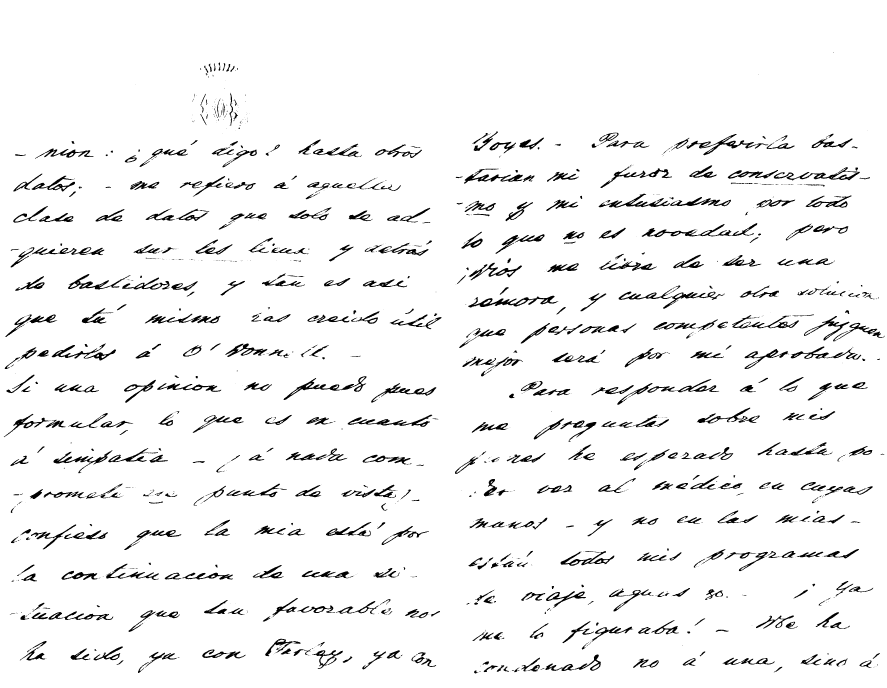
#> input picture met_1_vec_0_sig_-1_thr_180_binImg.png, 3546 x 2752 px (shown at 1/4 size)
$ python hist_horiz.py
#> lines starting #> are read from the running program, lines starting #| are printed output that depends on the picture; after the words box and inside, x2 and y2 are one past the last pixel; in counts of white or black regions, pixels touching at a corner belong together
### src/Separacion.py
import cv2
import numpy as np


class Separacion:
    def vert_hist(self, img):
        hist = np.sum(img, 1)
        return hist

    def hor_hist(self, img):
        hist = np.sum(img, 0)
        return hist

    # Entrada: Histograma horizontal
    # Salida: Tuplet: (Coordenada horizontal de la división de la página, longitud de la racha máxima de mínimos en el
    #       histograma). El segundo valor del tuplet se utiliza para saber si el documento tiene una columna de texto
    #       únicamente y no necesita ser dividido
    def columnas(self, histograma):
        long = histograma.size
        min_i = round(long / 3, 0)
        max_i = round(2 * long / 3, 0)
        suma = 0
        hueco = 0
        tam_hueco = 0
        min_x_actual = float('Inf')
        max_x_actual = 0
        min_x_hueco = float('Inf')
        max_x_hueco = 0

        for x in range(int(min_i), int(max_i)):
            if histograma[x] <= 10:
                suma += 1
                if min_x_actual == float('Inf'):
                    min_x_actual = x
            else:
                hueco = suma
                suma = 0
                max_x_actual = x

            if hueco > tam_hueco:
                tam_hueco = hueco
                min_x_hueco = min_x_actual
                max_x_hueco = max_x_actual

        res_x = round((max_x_hueco - min_x_hueco) / 2, 0) + min_x_hueco
        return int(res_x)

    # Entrada: Histograma vertical
    # Entrada: Valor mínimo sobre el que realizar la media para colocar las líneas de separación
    # Salidas: Vectores de coordenadas 'y' de inicio y final de línea
    # [121 lines left out: functions filas, palabras, ajustar, ampliar, not called in this run]

### src/hist_horiz.py
import cv2
import numpy as np
import matplotlib.pyplot as plt
from src import Separacion

separar = Separacion.Separacion()

img = cv2.imread('../met_1_vec_0_sig_-1_thr_180_binImg.png', 0)
#> img: shape (2752, 3546); 95.1% white; 1392 black regions (772 under 20 px), largest, box (x1, y1, x2, y2) and area: (2567, 892, 3029, 949) 5285, (1873, 1183, 2231, 1230) 5034, (1134, 1505, 1466, 1600) 4572

hist = separar.hor_hist(img)
#> in hor_hist, `hist = np.sum(img, 0)`: hist = 3546 values, max 701760 at index 0, min 638265 at index 1945, mean 667683
plt.plot(hist)
plt.show()
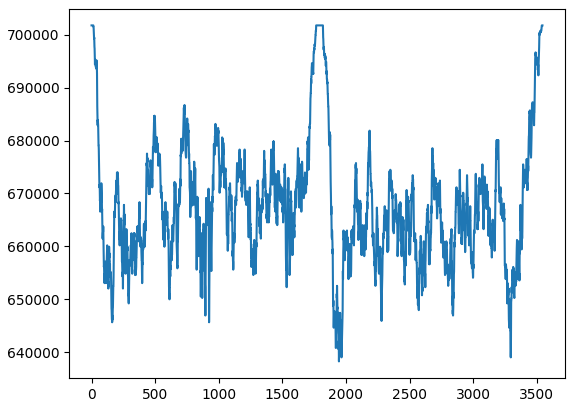
#> figure drawn by matplotlib, 1 panel; curve peaks at x = 0, y = 701760

divx = separar.columnas(hist)
#> after the loop in columnas, `for x in range(int(min_i), int(max_i)):`: max_x_hueco = 0; min_x_actual = inf; tam_hueco = 0
#> in columnas, `res_x = round((max_x_hueco - min_x_hueco) / 2, 0) + min_x_hueco`: res_x = nan
#> (the run stopped early here; a loop or call above may not have finished)

$ run again, with met_0_vec_2_sig_-1_thr_0_binImg.png copied over met_1_vec_0_sig_-1_thr_180_binImg.png
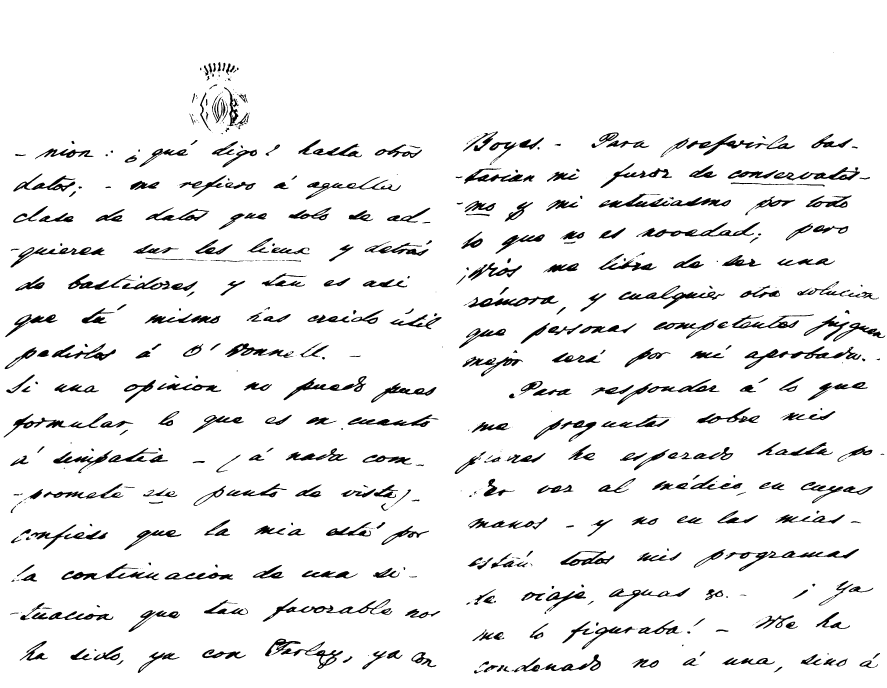
#> input picture met_0_vec_2_sig_-1_thr_0_binImg.png, 3546 x 2752 px (shown at 1/4 size)
#> img: shape (2752, 3546); 93.7% white; 613 black regions (152 under 20 px), largest, box (x1, y1, x2, y2) and area: (2978, 1385, 3446, 1477) 7928, (1051, 2391, 1569, 2487) 7091, (2545, 888, 3040, 949) 6895
#> in hor_hist, `hist = np.sum(img, 0)`: hist = 3546 values, max 701760 at index 0, min 618375 at index 1967, mean 657222.2
#> `plt.show()`:
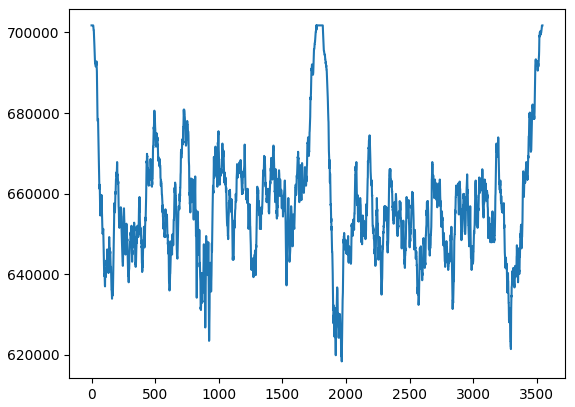
#> figure drawn by matplotlib, 1 panel; curve peaks at x = 0, y = 701760
#> after the loop in columnas, `for x in range(int(min_i), int(max_i)):`: max_x_hueco = 0; min_x_actual = inf; tam_hueco = 0
#> res_x = nan
